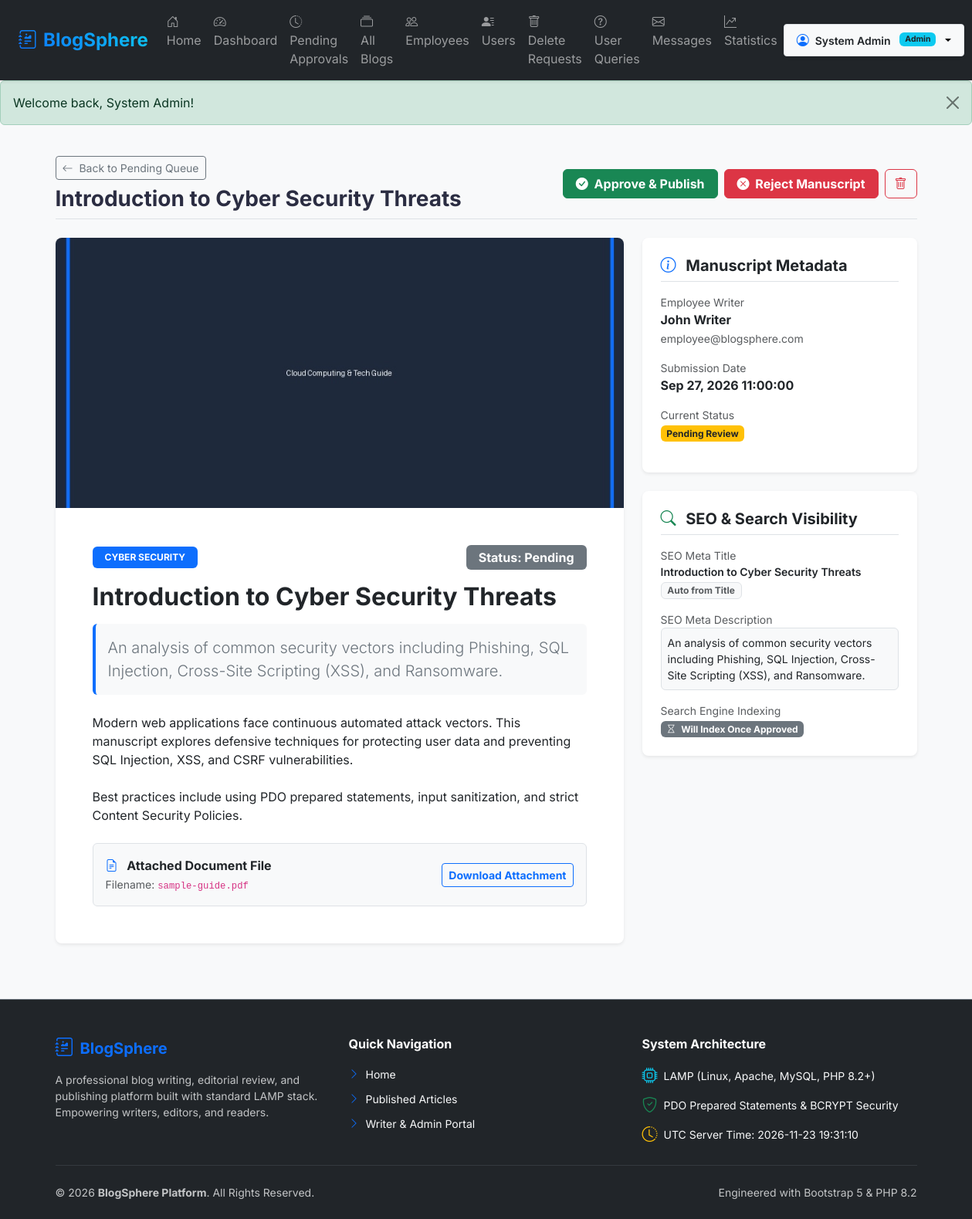
The app's page /admin/view_blog.php?id=4 (signed in) with its own data.
### tables this page shows
CREATE TABLE `blogs` (
  `id` INT AUTO_INCREMENT PRIMARY KEY,
  `employee_id` INT NOT NULL,
  `category_id` INT DEFAULT NULL,
  `title` VARCHAR(255) NOT NULL,
  `slug` VARCHAR(255) UNIQUE,
  `short_description` TEXT,
  `meta_title` VARCHAR(255) DEFAULT NULL,
  `meta_description` VARCHAR(500) DEFAULT NULL,
  `meta_keywords` VARCHAR(255) DEFAULT NULL,
  `canonical_url` VARCHAR(255) DEFAULT NULL,
  `content` LONGTEXT NOT NULL,
  `content_type` ENUM('text','html') DEFAULT 'text',
  `featured_image` VARCHAR(255) DEFAULT NULL,
  `downloadable_file` VARCHAR(255) DEFAULT NULL,
  `status` ENUM('draft', 'pending', 'approved', 'rejected') DEFAULT 'draft',
  `rejection_reason` TEXT DEFAULT NULL,
  `submitted_at` DATETIME DEFAULT NULL,
  `reviewed_at` DATETIME DEFAULT NULL,
  `reviewed_by` INT DEFAULT NULL,
  `created_at` TIMESTAMP DEFAULT CURRENT_TIMESTAMP,
  `updated_at` TIMESTAMP DEFAULT CURRENT_TIMESTAMP ON UPDATE CURRENT_TIMESTAMP,
  FOREIGN KEY (`employee_id`) REFERENCES `users`(`id`) ON DELETE CASCADE,
  FOREIGN KEY (`category_id`) REFERENCES `categories`(`id`) ON DELETE SET NULL,
  FOREIGN KEY (`reviewed_by`) REFERENCES `users`(`id`) ON DELETE SET NULL
);

CREATE TABLE `categories` (
  `id` INT AUTO_INCREMENT PRIMARY KEY,
  `name` VARCHAR(100) NOT NULL,
  `description` TEXT,
  `created_at` TIMESTAMP DEFAULT CURRENT_TIMESTAMP
);

CREATE TABLE `users` (
  `id` INT AUTO_INCREMENT PRIMARY KEY,
  `username` VARCHAR(100) UNIQUE NOT NULL,
  `name` VARCHAR(100) NOT NULL,
  `email` VARCHAR(150) UNIQUE NOT NULL,
  `password` VARCHAR(255) NOT NULL,
  `role` ENUM('admin','employee','user') NOT NULL DEFAULT 'user',
  `profile_image` VARCHAR(255) DEFAULT NULL,
  `status` ENUM('active','inactive','blocked') DEFAULT 'active',
  `created_at` TIMESTAMP DEFAULT CURRENT_TIMESTAMP
);

### admin/view_blog.php (the view, shortened to what this page needs)
<?php
$pdo = getDBConnection();
$blogId = isset($_GET['id']) ? (int)$_GET['id'] : 0;
$stmt = $pdo->prepare("
    SELECT b.*, c.name AS category_name, u.name AS employee_name, u.email AS employee_email, rev.name as reviewer_name
    FROM blogs b
    LEFT JOIN categories c ON b.category_id = c.id
    LEFT JOIN users u ON b.employee_id = u.id
    LEFT JOIN users rev ON b.reviewed_by = rev.id
    WHERE b.id = ?
");
$stmt->execute([$blogId]);
$blog = $stmt->fetch();
include __DIR__ . '/../includes/header.php';
?>
<div class="container py-4">
    <div class="d-flex justify-content-between align-items-center mb-4 pb-2 border-bottom">
        <div>
            <a href="<?= BASE_URL ?>admin/pending_blogs.php" class="btn btn-outline-secondary btn-sm mb-2"><i class="bi bi-arrow-left me-1"></i> Back to Pending Queue</a>
            <h3 class="fw-bold mb-0"><?= htmlspecialchars($blog['title']) ?></h3>
        </div>
        <div class="d-flex gap-2">
            <?php if ($blog['status'] !== 'approved'): ?>
                <a href="<?= BASE_URL ?>admin/approve_blog.php?id=<?= $blog['id'] ?>" class="btn btn-success fw-bold px-3" onclick="return confirm('Approve and publish this blog manuscript?');">
                    <i class="bi bi-check-circle-fill me-1"></i> Approve &amp; Publish
                </a>
            <?php endif; ?>
            <?php if ($blog['status'] !== 'rejected'): ?>
                <a href="<?= BASE_URL ?>admin/reject_blog.php?id=<?= $blog['id'] ?>" class="btn btn-danger fw-bold px-3">
                    <i class="bi bi-x-circle-fill me-1"></i> Reject Manuscript
                </a>
            <?php endif; ?>
            <a href="<?= BASE_URL ?>admin/delete_blog.php?id=<?= $blog['id'] ?>" class="btn btn-outline-danger fw-bold" onclick="return confirm('Delete this blog permanently?');">
                <i class="bi bi-trash"></i>
            </a>
        </div>
    </div>
    <div class="row g-4">
        <div class="col-lg-8">
            <div class="card border-0 shadow-sm rounded-3 overflow-hidden">
                <?php
                    $imagePath = BASE_URL . 'assets/images/default-blog.jpg';
                    if (!empty($blog['featured_image']) && file_exists(BLOG_IMAGE_UPLOAD_DIR . $blog['featured_image'])) {
                        $imagePath = BASE_URL . 'uploads/blog_images/' . $blog['featured_image'];
                    }
                ?>
                <img src="<?= $imagePath ?>" style="max-height: 350px; object-fit: cover;" class="w-100" alt="<?= htmlspecialchars($blog['title']) ?>">
                <div class="card-body p-4 p-md-5">
                    <div class="d-flex align-items-center justify-content-between mb-3">
                        <span class="badge bg-primary px-3 py-2 text-uppercase"><?= htmlspecialchars($blog['category_name'] ?? 'General') ?></span>
                        <span class="badge bg-secondary text-capitalize px-3 py-2 fs-6">Status: <?= htmlspecialchars($blog['status']) ?></span>
                    </div>
                    <h2 class="fw-bold mb-3"><?= htmlspecialchars($blog['title']) ?></h2>
                    <?php if (!empty($blog['short_description'])): ?>
                        <p class="lead text-secondary bg-light p-3 rounded border-start border-4 border-primary">
                            <?= htmlspecialchars($blog['short_description']) ?>
                        </p>
                    <?php endif; ?>
                    <?php if (($blog['content_type'] ?? 'text') === 'html'): ?>
                        <div class="alert alert-light border py-2 px-3 small text-muted mb-3 d-flex align-items-center justify-content-between">
                            <span><i class="bi bi-code-slash text-danger me-2"></i> <strong>HTML Code Article:</strong> Showing final rendered visual output.</span>
                            <button type="button" class="btn btn-sm btn-outline-secondary" data-bs-toggle="collapse" data-bs-target="#rawHtmlCode"><i class="bi bi-file-earmark-code me-1"></i> View Raw HTML Source</button>
                        </div>
                        <div class="collapse mb-3" id="rawHtmlCode">
                            <pre class="bg-dark text-white p-3 rounded small" style="max-height: 250px; overflow-y: auto;"><code><?= htmlspecialchars($blog['content']) ?></code></pre>
                        </div>
                        <div class="blog-rendered-html-output my-4 border rounded-3 p-4 bg-white shadow-sm">
                            <?= $blog['content'] ?>
                        </div>
                    <?php else: ?>
                        <div class="blog-content-body my-4">
                            <?= nl2br(htmlspecialchars($blog['content'])) ?>
                        </div>
                    <?php endif; ?>
                    <?php if (!empty($blog['downloadable_file'])): ?>
                        <div class="card bg-light border p-3 mt-4">
                            <div class="d-flex justify-content-between align-items-center">
                                <div>
                                    <strong class="d-block text-dark"><i class="bi bi-file-earmark-text text-primary me-2"></i> Attached Document File</strong>
                                    <small class="text-muted">Filename: <code><?= htmlspecialchars($blog['downloadable_file']) ?></code></small>
                                </div>
                                <a href="<?= BASE_URL ?>user/download.php?id=<?= $blog['id'] ?>" class="btn btn-sm btn-outline-primary fw-bold">Download Attachment</a>
                            </div>
                        </div>
                    <?php endif; ?>
                </div>
            </div>
        </div>
        <div class="col-lg-4">
            <div class="card border-0 shadow-sm rounded-3 p-4 mb-4">
                <h5 class="fw-bold mb-3 border-bottom pb-2"><i class="bi bi-info-circle text-primary me-2"></i> Manuscript Metadata</h5>
                <div class="mb-3">
                    <label class="text-muted small d-block">Employee Writer</label>
                    <strong class="text-dark d-block"><?= htmlspecialchars($blog['employee_name']) ?></strong>
                    <small class="text-muted"><?= htmlspecialchars($blog['employee_email']) ?></small>
                </div>
                <div class="mb-3">
                    <label class="text-muted small d-block">Submission Date</label>
                    <span class="text-dark fw-bold"><?= formatDate($blog['submitted_at'], 'M d, Y H:i:s') ?></span>
                </div>
                <div class="mb-3">
                    <label class="text-muted small d-block">Current Status</label>
                    <?php if ($blog['status'] === 'approved'): ?>
                        <span class="badge bg-success">Approved / Published</span>
                    <?php elseif ($blog['status'] === 'pending'): ?>
                        <span class="badge bg-warning text-dark">Pending Review</span>
                    <?php elseif ($blog['status'] === 'rejected'): ?>
                        <span class="badge bg-danger">Rejected</span>
                    <?php else: ?>
                        <span class="badge bg-secondary">Draft</span>
                    <?php endif; ?>
                </div>
            </div>
            <div class="card border-0 shadow-sm rounded-3 p-4 mb-4">
                <h5 class="fw-bold mb-3 border-bottom pb-2">
                    <i class="bi bi-search text-success me-2"></i> SEO &amp; Search Visibility
                </h5>
                <div class="mb-3">
                    <label class="text-muted small d-block">SEO Meta Title</label>
                    <span class="text-dark fw-semibold small d-block">
                        <?= htmlspecialchars(!empty($blog['meta_title']) ? $blog['meta_title'] : $blog['title']) ?>
                    </span>
                    <?php if (empty($blog['meta_title'])): ?>
                        <span class="badge bg-light text-muted border">Auto from Title</span>
                    <?php endif; ?>
                </div>
                <div class="mb-3">
                    <label class="text-muted small d-block">SEO Meta Description</label>
                    <p class="text-dark small mb-0 bg-light p-2 rounded border">
                        <?= htmlspecialchars(!empty($blog['meta_description']) ? $blog['meta_description'] : ($blog['short_description'] ?? 'Auto-generated from content.')) ?>
                    </p>
                </div>
                <div>
                    <label class="text-muted small d-block">Search Engine Indexing</label>
                    <?php if ($blog['status'] === 'approved'): ?>
                        <span class="badge bg-success"><i class="bi bi-check-circle me-1"></i> Indexed &amp; In XML Sitemap</span>
                    <?php else: ?>
                        <span class="badge bg-secondary"><i class="bi bi-hourglass me-1"></i> Will Index Once Approved</span>
                    <?php endif; ?>
                </div>
            </div>
        </div>
    </div>
</div>
<?php include __DIR__ . '/../includes/footer.php'; ?>

### assets/css/style.css (style rules this page uses)
body { font-family: 'Inter', -apple-system, BlinkMacSystemFont, "Segoe UI", Roboto, sans-serif; color: #2b2d42; background-color: #f8f9fa; }

### includes/header.php (style rules this page uses)
body { font-family: 'Inter', -apple-system, sans-serif; background-color: #f8f9fa; color: #2b2d42; margin: 0; padding: 0; }

### records on screen
blogs: title "Introduction to Cyber Security Threats", featured_image (picture), category.name "CYBER SECURITY", status "Pending", short_description "An analysis of common security vectors including Phishing, SQL Injection, Cross-Site Scripting (XSS), and Ransomware.", content "Modern web applications face continuous automated attack vectors. This manuscript explores defensive techniques for protecting user data and preventing SQL Injection, XSS, and CSRF vulnerabilities. Best practices include using PDO prepared statements, input sanitization, and strict Content Security Policies.", downloadable_file "sample-guide.pdf", employee.name "John Writer", employee.email "employee@blogsphere.com", submitted_at "Sep 27, 2026 11:00:00"

### other values on screen
$_SESSION['user_name'] "System Admin"
$role "Admin"
$flash['message'] "Welcome back, System Admin!"
